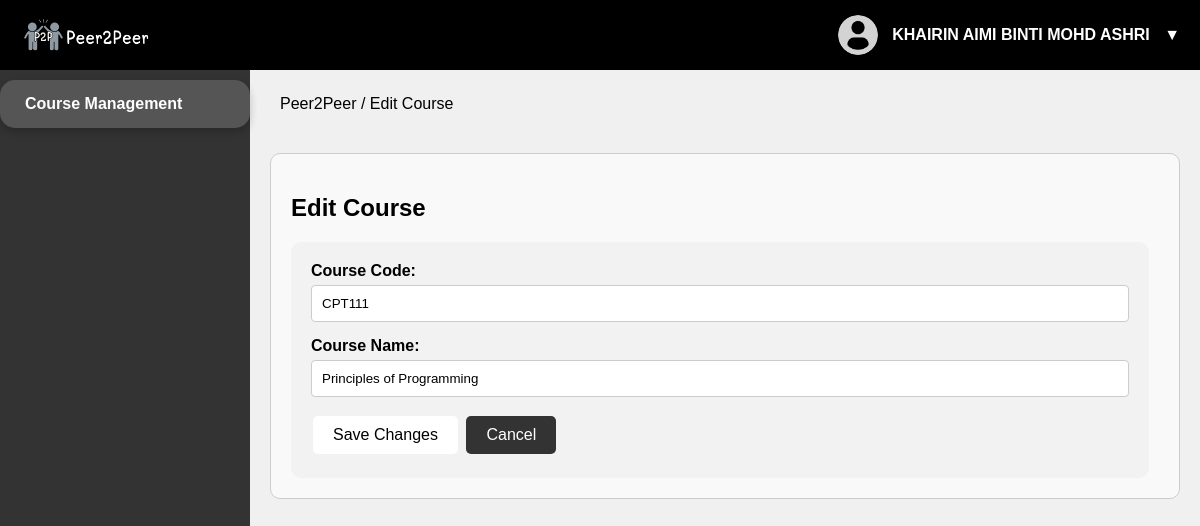
The app's page /edit-course/1 (signed in) with its own data.
### models.py (models this page shows)
class User(db.Model):
    __tablename__ = 'User'
    id = db.Column(db.Integer, primary_key=True)
    name = db.Column(db.String(100), nullable=False)
    email = db.Column(db.String(100), unique=True, nullable=False)
    username = db.Column(db.String(50), unique=True, nullable=False)
    password = db.Column(db.String(255), nullable=False)  # Store hashed passwords
    role = db.Column(SQLAlchemyEnum('student', 'lecturer', 'admin', name='user_roles'), nullable=False)
    enrollments = db.relationship('UserCourseEnrollment', back_populates='user')
    group_evaluations = db.relationship('GroupEvaluations', back_populates='evaluatee', lazy=True)  # Add this line

class Course(db.Model):
    __tablename__ = 'Course'
    id = db.Column(db.Integer, primary_key=True)
    name = db.Column(db.String(100), nullable=False)
    code = db.Column(db.String(20), unique=True, nullable=False)
    enrollments = db.relationship('UserCourseEnrollment', back_populates='course')
    assignments = db.relationship('Assignments', back_populates='course')
    self_evaluations = db.relationship('SelfEvaluations', back_populates='course')
    comments = db.relationship('Comments', back_populates='course')

### app.py (the view)
@app.route('/edit-course/<int:course_id>', methods=['GET', 'POST'])
def edit_course(course_id):
    course = Course.query.get_or_404(course_id)
    user_id = session['user_id']
    user = User.query.get(user_id)
    if request.method == 'POST':
        course.code = request.form['code']
        course.name = request.form['name']
        db.session.commit()
        flash('Course updated successfully', 'success')
        return redirect(url_for('course_management'))
    return render_template('edit_course.html', course=course, user=user, active_page='edit_course')

### templates/edit_course.html (shortened to what this page needs)
<!DOCTYPE html>
<html lang="en">
<head>
    <link rel="stylesheet" href="{{ url_for('static', filename='style.css') }}">
    <link rel="stylesheet" href="https://cdn.jsdelivr.net/npm/sweetalert2@11/dist/sweetalert2.min.css">
</head>
<body>
    <header>
        <div class="topnav">
            <div class="logo">
                <img src="{{ url_for('static', filename='P2P.png') }}" alt="Logo">
            </div>
            <div class="user-profile">
                <img src="{{ url_for('static', filename='user.png') }}" alt="Profile picture">
                <span>{{ user.name }}</span>
                <button class="profile-toggle">▼</button>
            </div>
        </div>
    </header>
    <div class="main">
        <div class="sidenav">
            <a href="{{ url_for('course_management') }}" class="{% if active_page == 'edit_course' %}active{% endif %}">Course Management</a>
        </div>
        <div class="webloc-section">
            <p>Peer2Peer / Edit Course</p>
        </div>
        <div class="block-2">
            <h2>Edit Course</h2>
            <form class="assignment-form" method="POST" action="{{ url_for('edit_course', course_id=course.id) }}">
                <div class="form-group">
                    <label for="code">Course Code:</label>
                    <input type="text" id="code" name="code" value="{{ course.code }}" required>
                </div>
                <div class="form-group">
                    <label for="name">Course Name:</label>
                    <input type="text" id="name" name="name" value="{{ course.name }}" required>
                </div>
                <div class="form-actions">
                    <button type="submit" class="web-button">Save Changes</button>
                    <button type="button" class="web-button" onclick="window.location.href='{{ url_for('course_management') }}'">Cancel</button>
                </div>
            </form>
        </div>
    </div>
</body>
</html>

### static/style.css (style rules this page uses)
body, html { margin: 0; padding: 0; height: 100%; font-family: Arial, sans-serif; background-color: #f0f0f0; }
header { background-color: #000; position: fixed; width: 100%; z-index: 1000; }
.topnav { display: flex; justify-content: space-between; align-items: center; padding: 10px 20px; height: 50px; }
.logo img { height: 40px; vertical-align: middle; }
p { font-size: 20px; margin: 10px 0 20px; }
a { display: inline-block; margin-top: 10px; color: #007bff; text-decoration: none; }
.sidenav { width: 250px; height: 100vh; position: fixed; left: 0; top: 0; background-color: #333; padding-top: 70px; transition: 0.3s; }
.sidenav a { display: block; color: white; padding: 15px 25px; text-decoration: none; font-size: 16px; transition: 0.3s; }
.sidenav a.active { background-color: #555; color: white; font-weight: bold; border-radius: 15px; box-shadow: 0 4px 8px rgba(0, 0, 0, 0.2); font-size: 1em; }
.webloc-section { margin-top: 55px; padding: 10px; font-size: 12px; margin-bottom: 0px; }
.webloc-section p { font-size: 16px; }
.main { margin-left: 250px; padding: 20px; }
.block-2 { position: relative; background-color: #f9f9f9; margin-top: 10px; padding: 20px; border: 1px solid #ccc; padding-right: 30px; border-radius: 10px; }
.user-profile { position: relative; }
.user-profile img { width: 40px; height: 40px; border-radius: 50%; margin-right: 10px; vertical-align: middle; }
.user-profile span { font-size: 16px; font-weight: bold; color: #fff; line-height: 40px; }
.profile-toggle { background: none; border: none; color: #fff; font-size: 16px; cursor: pointer; padding: 0; margin-left: 10px; }
.assignment-form button[type="submit"], .web-button { background-color: #333; border: none; color: white; padding: 10px 20px; text-align: center; text-decoration: none; display: inline-block; font-size: 16px; margin: 4px 2px; cursor: pointer; border-radius: 5px; transition: background-color 0.3s; }
.assignment-form button[type="submit"], .web-button:hover { background-color: white; color: black; }
.assignment-form { margin-top: 10px; padding: 20px; border-radius: 10px; background-color: #f2f2f2; }
.assignment-form label { display: block; margin-bottom: 5px; font-weight: bold; }
.assignment-form input[type="text"], .assignment-form textarea, .assignment-form select { width: 100%; padding: 10px; margin-bottom: 15px; border: 1px solid #ccc; border-radius: 4px; box-sizing: border-box; }

### records on screen
User: name "KHAIRIN AIMI BINTI MOHD ASHRI"
Course: code "CPT111", name "Principles of Programming"
